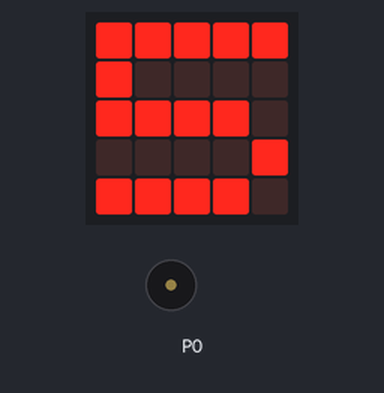
The program below on a simulated BBC micro:bit (MakeCode). On the bench: the board's 5×5 LED display, buzzer (waves = sounding).

Above: at 0.1 s.
At 4.7 s:
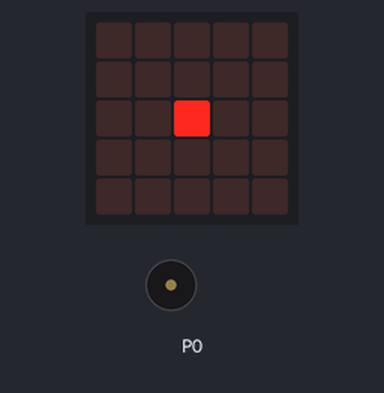
At 19.7 s:
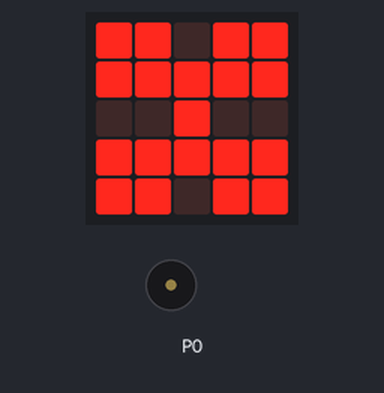
At 36.9 s:
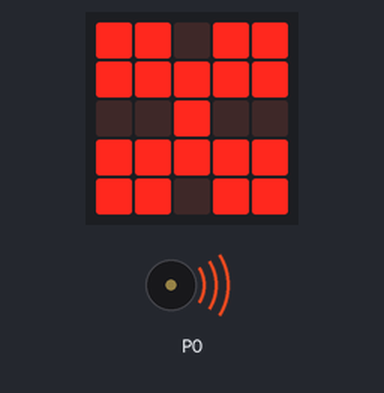
Timing chart, 0 to 40.0 s (numbered marks = the images above):
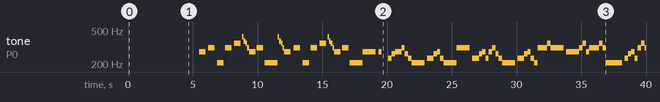

The program:

main.ts
```typescript
input.onGesture(Gesture.Shake, function () {
    倒數 += 1
})
let 倒數 = 0
let 開始 = 5
basic.showNumber(開始)
for (let index = 0; index < 5; index++) {
    開始 += -1
    basic.showNumber(開始)
}
basic.showLeds(`
    . . . . .
    . . . . .
    . . # . .
    . . . . .
    . . . . .
    `)
basic.showIcon(IconNames.Butterfly)
music.playTone(277, music.beat(BeatFraction.Whole))
basic.pause(200)
music.playTone(311, music.beat(BeatFraction.Whole))
basic.pause(200)
music.playTone(208, music.beat(BeatFraction.Whole))
basic.pause(100)
music.playTone(311, music.beat(BeatFraction.Whole))
basic.pause(200)
music.playTone(349, music.beat(BeatFraction.Whole))
basic.pause(100)
music.playTone(415, music.beat(BeatFraction.Quarter))
music.playTone(370, music.beat(BeatFraction.Quarter))
music.playTone(349, music.beat(BeatFraction.Quarter))
music.playTone(311, music.beat(BeatFraction.Quarter))
music.playTone(277, music.beat(BeatFraction.Whole))
basic.pause(100)
music.playTone(311, music.beat(BeatFraction.Whole))
basic.pause(100)
music.playTone(208, music.beat(BeatFraction.Double))
music.playTone(415, music.beat(BeatFraction.Quarter))
music.playTone(370, music.beat(BeatFraction.Quarter))
music.playTone(349, music.beat(BeatFraction.Quarter))
music.playTone(311, music.beat(BeatFraction.Quarter))
music.playTone(277, music.beat(BeatFraction.Whole))
basic.pause(200)
music.playTone(311, music.beat(BeatFraction.Whole))
basic.pause(200)
music.playTone(208, music.beat(BeatFraction.Whole))
basic.pause(100)
music.playTone(311, music.beat(BeatFraction.Whole))
basic.pause(200)
music.playTone(349, music.beat(BeatFraction.Whole))
basic.pause(100)
music.playTone(415, music.beat(BeatFraction.Quarter))
music.playTone(370, music.beat(BeatFraction.Quarter))
music.playTone(349, music.beat(BeatFraction.Quarter))
music.playTone(311, music.beat(BeatFraction.Quarter))
music.playTone(277, music.beat(BeatFraction.Whole))
basic.pause(100)
music.playTone(311, music.beat(BeatFraction.Whole))
basic.pause(100)
music.playTone(208, music.beat(BeatFraction.Double))
music.playTone(277, music.beat(BeatFraction.Whole))
music.playTone(277, music.beat(BeatFraction.Whole))
basic.pause(200)
music.playTone(277, music.beat(BeatFraction.Quarter))
music.playTone(277, music.beat(BeatFraction.Quarter))
basic.pause(500)
music.playTone(233, music.beat(BeatFraction.Half))
music.playTone(262, music.beat(BeatFraction.Half))
music.playTone(277, music.beat(BeatFraction.Half))
music.playTone(277, music.beat(BeatFraction.Half))
music.playTone(311, music.beat(BeatFraction.Half))
music.playTone(262, music.beat(BeatFraction.Half))
music.playTone(233, music.beat(BeatFraction.Half))
music.playTone(208, music.beat(BeatFraction.Double))
basic.pause(200)
music.playTone(233, music.beat(BeatFraction.Half))
music.playTone(233, music.beat(BeatFraction.Half))
music.playTone(262, music.beat(BeatFraction.Half))
music.playTone(277, music.beat(BeatFraction.Half))
music.playTone(233, music.beat(BeatFraction.Half))
music.playTone(208, music.beat(BeatFraction.Half))
music.playTone(208, music.beat(BeatFraction.Whole))
music.playTone(208, music.beat(BeatFraction.Half))
music.playTone(311, music.beat(BeatFraction.Double))
basic.pause(200)
music.playTone(233, music.beat(BeatFraction.Half))
music.playTone(233, music.beat(BeatFraction.Half))
music.playTone(262, music.beat(BeatFraction.Half))
music.playTone(277, music.beat(BeatFraction.Half))
music.playTone(233, music.beat(BeatFraction.Half))
music.playTone(277, music.beat(BeatFraction.Half))
music.playTone(311, music.beat(BeatFraction.Half))
music.playTone(262, music.beat(BeatFraction.Half))
music.playTone(233, music.beat(BeatFraction.Half))
music.playTone(208, music.beat(BeatFraction.Double))
basic.pause(200)
music.playTone(233, music.beat(BeatFraction.Half))
music.playTone(233, music.beat(BeatFraction.Half))
music.playTone(262, music.beat(BeatFraction.Half))
music.playTone(277, music.beat(BeatFraction.Half))
music.playTone(233, music.beat(BeatFraction.Half))
music.playTone(208, music.beat(BeatFraction.Half))
music.playTone(311, music.beat(BeatFraction.Half))
music.playTone(311, music.beat(BeatFraction.Half))
music.playTone(311, music.beat(BeatFraction.Half))
music.playTone(349, music.beat(BeatFraction.Half))
music.playTone(311, music.beat(BeatFraction.Double))
basic.pause(200)
music.playTone(277, music.beat(BeatFraction.Double))
music.playTone(311, music.beat(BeatFraction.Half))
music.playTone(349, music.beat(BeatFraction.Half))
music.playTone(277, music.beat(BeatFraction.Half))
music.playTone(311, music.beat(BeatFraction.Half))
music.playTone(311, music.beat(BeatFraction.Half))
music.playTone(311, music.beat(BeatFraction.Half))
music.playTone(349, music.beat(BeatFraction.Half))
music.playTone(311, music.beat(BeatFraction.Half))
music.playTone(208, music.beat(BeatFraction.Half))
music.playTone(208, music.beat(BeatFraction.Double))
basic.pause(200)
music.playTone(233, music.beat(BeatFraction.Half))
music.playTone(262, music.beat(BeatFraction.Half))
music.playTone(277, music.beat(BeatFraction.Half))
music.playTone(233, music.beat(BeatFraction.Half))
music.playTone(311, music.beat(BeatFraction.Half))
music.playTone(349, music.beat(BeatFraction.Half))
music.playTone(311, music.beat(BeatFraction.Double))
basic.pause(200)
music.playTone(233, music.beat(BeatFraction.Quarter))
music.playTone(262, music.beat(BeatFraction.Quarter))
music.playTone(277, music.beat(BeatFraction.Quarter))
music.playTone(233, music.beat(BeatFraction.Quarter))
music.playTone(349, music.beat(BeatFraction.Half))
music.playTone(349, music.beat(BeatFraction.Half))
music.playTone(311, music.beat(BeatFraction.Double))
basic.pause(200)
music.playTone(208, music.beat(BeatFraction.Quarter))
music.playTone(233, music.beat(BeatFraction.Quarter))
music.playTone(262, music.beat(BeatFraction.Quarter))
music.playTone(208, music.beat(BeatFraction.Quarter))
music.playTone(311, music.beat(BeatFraction.Half))
music.playTone(311, music.beat(BeatFraction.Half))
music.playTone(277, music.beat(BeatFraction.Half))
music.playTone(262, music.beat(BeatFraction.Half))
music.playTone(233, music.beat(BeatFraction.Half))
music.playTone(233, music.beat(BeatFraction.Quarter))
music.playTone(262, music.beat(BeatFraction.Quarter))
music.playTone(277, music.beat(BeatFraction.Quarter))
music.playTone(233, music.beat(BeatFraction.Quarter))
music.playTone(277, music.beat(BeatFraction.Quarter))
music.playTone(311, music.beat(BeatFraction.Quarter))
music.playTone(262, music.beat(BeatFraction.Half))
music.playTone(233, music.beat(BeatFraction.Half))
music.playTone(208, music.beat(BeatFraction.Half))
music.playTone(175, music.beat(BeatFraction.Half))
music.playTone(311, music.beat(BeatFraction.Half))
music.playTone(277, music.beat(BeatFraction.Double))
basic.pause(200)
```

test.ts
```typescript
// 在這裡測試；當此封包作為擴充功能時，將不會編譯此內容。
```

Measured:
- by itself, tone on P0: plays 277 Hz for 0.50 s, 311 Hz for 0.50 s, 208 Hz for 0.50 s, 311 Hz for 0.50 s, 349 Hz for 0.50 s, 415 Hz for 0.13 s … (75 notes in this stretch)
- what the display in image 1 shows lasts 0.4 s, from 4.5 s to 4.9 s
